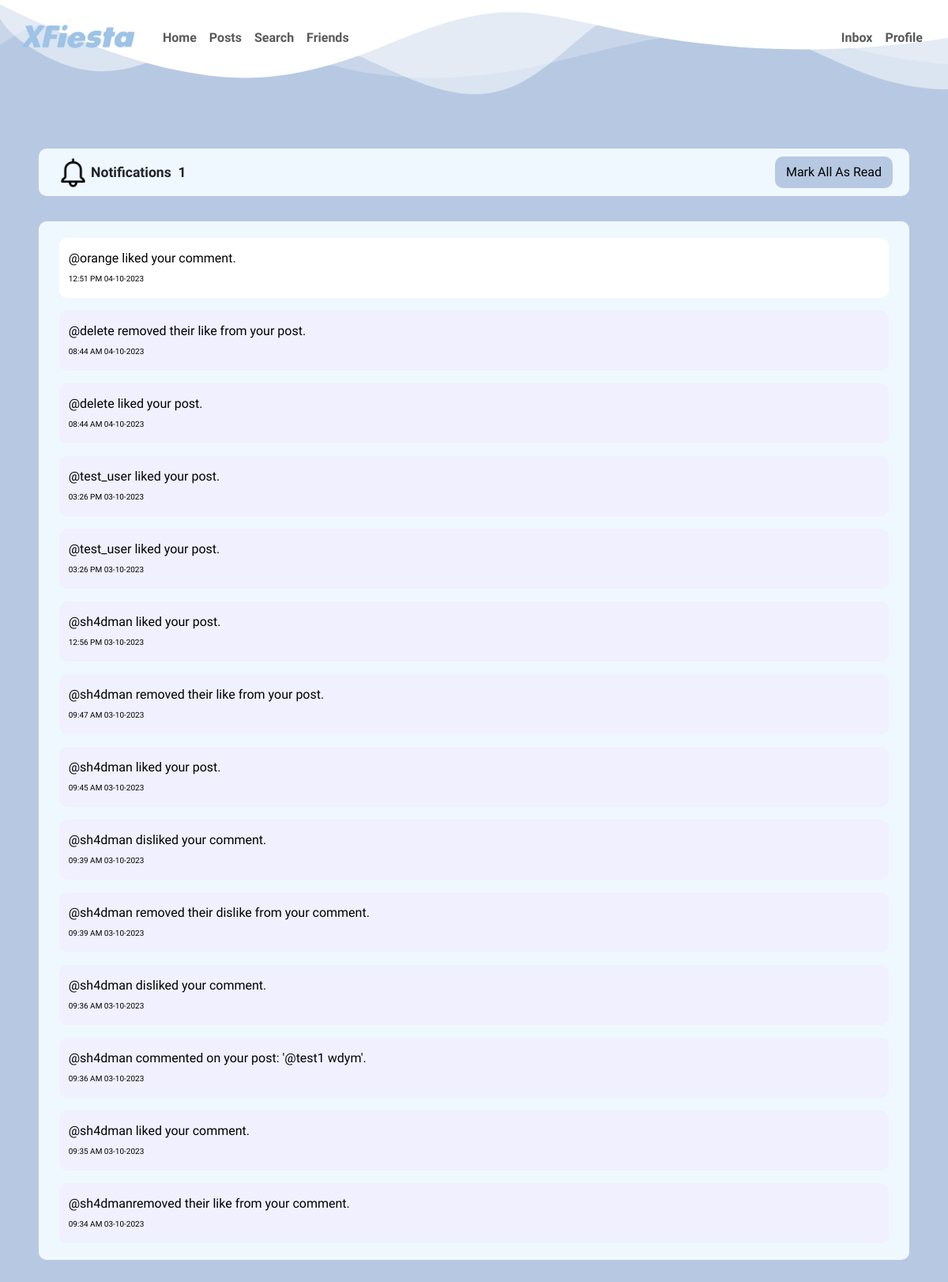
Page /notifications (signed in) on the committed database.
### tables this page shows
CREATE TABLE notifications (
    id INTEGER NOT NULL,
    user_id INTEGER NOT NULL,
    href TEXT NOT NULL,
    status TEXT NOT NULL CHECK(status IN ('read', 'unread')) DEFAULT 'unread',
    details TEXT NOT NULL,
    n_time TIMESTAMP NOT NULL DEFAULT CURRENT_TIMESTAMP,
    PRIMARY KEY(id),
    FOREIGN KEY(user_id) REFERENCES users(id)
);

### app.py (the view)
@app.route("/notifications")
@login_required
def notifications():
    notifications = db.execute("SELECT n.*, u.timezone_offset FROM notifications AS n JOIN users AS u ON n.user_id = u.id WHERE n.user_id = ? ORDER BY n.n_time DESC;", session["user_id"])
    unread = db.execute("SELECT COUNT(id) AS count FROM notifications WHERE status = 'unread' AND user_id = ?;", session["user_id"])
    for notification in notifications:
        local_time = datetime.strptime(notification["n_time"], "%Y-%m-%d %H:%M:%S") + timedelta(minutes=notification["timezone_offset"])
        notification["date"] = datetime.strftime(local_time, "%d-%m-%Y")
        notification["time"] = datetime.strftime(local_time, "%I:%M %p")
    return render_template("notifications.html", notifications=notifications, unread_notification_count = unread[0]["count"])

### app.py (called while the page is built)
@app.after_request
def after_request(response):
    response.headers["Cache-Control"] = "no-cache, no-store, must-revalidate"
    response.headers["Expires"] = 0
    response.headers["Pragma"] = "no-cache"
    return response

### helpers.py (called while the page is built)
def login_required(f):
    @wraps(f)
    def decorated_function(*args, **kwargs):
        if session.get("user_id") is None:
            return redirect("/welcome")
        return f(*args, **kwargs)
    return decorated_function

### templates/notifications.html (shortened to what this page needs)
{% extends "layout.html" %}
{% block optional_c %}
    <link rel="stylesheet" href="/static/styles/notifications.css">
{% endblock %}
{% block main %}
    <div class="container-main">
        <div class="bar">
            <div class="logo">
                <img src="/static/images/notifications.png" alt="notifications">
                <span class="logo-text">Notifications&nbsp;&nbsp;</span>
                <span id="unread_notification_count" class="logo-text">{{ unread_notification_count }}</span>
            </div>
            <div class="mark-all-as-read">
                <button class="btn btn-primary btn-prof" onclick="mark_all_as_read();">Mark All As Read</button>
            </div>
        </div>
        <div class="o-profile notifications">
            {% for notification in notifications %}
                <a style="width: 100%; text-decoration: none; color: inherit;" href="{{ notification['href'] }}" target="_blank">
                    <div id="{{ notification['id'] }}" class="notification {% if notification['status'] == 'unread' %} notification-unread {% endif %}" {% if notification["status"] == 'unread' %} onclick="mark_as_read({{ notification['id'] }});" {% endif %}>
                        <div>
                            <span class="details">{{ notification["details"] }}</span>
                            <br>
                            <span class="timestamp">{{ notification["time"] }} {{ notification["date"] }}</span>
                        </div>
                    </div>
                </a>
            {% endfor %}
        </div>
    </div>
{% endblock %}

### static/styles/styles.css (style rules this page uses)
body { max-width: 100%; overflow-x: hidden; background-color: #b7c9e2; font-family: 'Work Sans', sans-serif; }
.btn, .btn-primary { background-color: white !important; color: blue; border: 2px solid transparent !important; border-radius: 10px; transition: all 0.5s; }
.container-main { text-align: center; padding: 20px; margin-top: 10vh; }
.o-profile { margin: 5rem auto; width: 95%; background-color: aliceblue; border: 5px solid transparent; border-radius: 10px; display: flex; flex-direction: column; align-items: center; }
.btn-prof { background-color: #b7c9e2 !important; margin-top: 5px; margin-bottom: 5px; color: black !important; }

### static/styles/notifications.css (style rules this page uses)
.bar { background-color: aliceblue; border: 5px solid transparent; border-radius: 10px; width: 95%; margin-left: auto; margin-right: auto; display: flex; justify-content: center; align-items: center; }
.logo { width: 50% !important; display: flex; justify-content: left; width: 30%; margin-left: 1rem; }
.logo img { width: 45px; -webkit-user-drag: none; user-select: none; pointer-events: none; }
.logo-text { font-size: 1.1rem; font-weight: 700; margin-top: auto; margin-bottom: auto; }
.mark-all-as-read { width: 50%; display: flex; justify-content: right; padding-right: 1rem; }
.mark-all-as-read button { display: flex; justify-content: center; align-items: center; }
.notifications { margin-top: 2rem !important; padding: 1rem 10px; display: flex; flex-direction: column; gap: 1rem; text-align: left; }
.notification { width: 98%; margin-left: auto; margin-right: auto; border: 2px solid transparent; border-radius: 10px; color: black; background-color: #f0f0ff; display: flex; justify-content: left; align-items: center; padding: 12px 10px; }
.notification-unread { background-color: white; }
.timestamp { font-size: 10px; }

### rows in the picture
notifications: details "@orange liked your comment.", time "12:51 PM", date "04-10-2023"
notifications: details "@delete removed their like from your post.", time "08:44 AM", date "04-10-2023"
notifications: details "@delete liked your post.", time "08:44 AM", date "04-10-2023"
notifications: details "@test_user liked your post.", time "03:26 PM", date "03-10-2023"
notifications: details "@test_user liked your post.", time "03:26 PM", date "03-10-2023"
notifications: details "@sh4dman liked your post.", time "12:56 PM", date "03-10-2023"
notifications: details "@sh4dman removed their like from your post.", time "09:47 AM", date "03-10-2023"
notifications: details "@sh4dman liked your post.", time "09:45 AM", date "03-10-2023"
notifications: details "@sh4dman disliked your comment.", time "09:39 AM", date "03-10-2023"
notifications: details "@sh4dman removed their dislike from your comment.", time "09:39 AM", date "03-10-2023"
notifications: details "@sh4dman disliked your comment.", time "09:36 AM", date "03-10-2023"
notifications: details "@sh4dman commented on your post: '@test1 wdym'.", time "09:36 AM", date "03-10-2023"
notifications: details "@sh4dman liked your comment.", time "09:35 AM", date "03-10-2023"
notifications: details "@sh4dmanremoved their like from your comment.", time "09:34 AM", date "03-10-2023"

### other values in the picture
{{ unread_notification_count }} "1"
